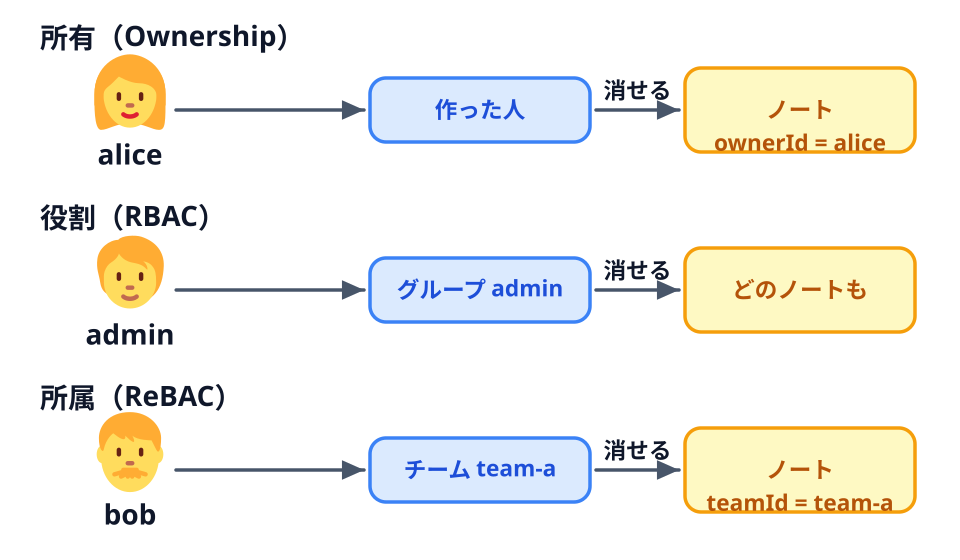

Reproduce this figure in Python.
"""06-01「認可の種類」の図。

所有（Ownership）: 作った人だけが消せる。
役割（RBAC）: admin のグループの人は、だれのノートでも消せる。
所属（ReBAC）: ノートのチームに入っている人が消せる。
スキーマ: 3 段の SOURCE-PATH-GOAL（人 → 決め手 → ノート）。
"""

import os
import sys

sys.path.insert(0, os.path.expanduser("~/.claude/skills/genfig"))
from genfig import Canvas  # noqa: E402

c = Canvas(960, 560)

rows = [
    (110, "所有（Ownership）", ("alice", "1f469"), "作った人", "ノート\nownerId = alice"),
    (290, "役割（RBAC）", ("admin", "1f9d1"), "グループ admin", "どのノートも"),
    (470, "所属（ReBAC）", ("bob", "1f468"), "チーム team-a", "ノート\nteamId = team-a"),
]
for y, title, (name, emoji), key, target in rows:
    c.text(40, y - 62, title, scale="heading", align="left")
    person = c.node(130, y, name, emoji_cp=emoji)
    middle = c.node(480, y, key, shape="square", color="blue", w=220, h=64,
                    label_scale="label")
    note = c.node(800, y, target, shape="square", color="yellow", w=230, h=84,
                  label_scale="label")
    c.link(person, middle)
    c.link(middle, note, label="消せる")

c.save("01-kinds.svg")
